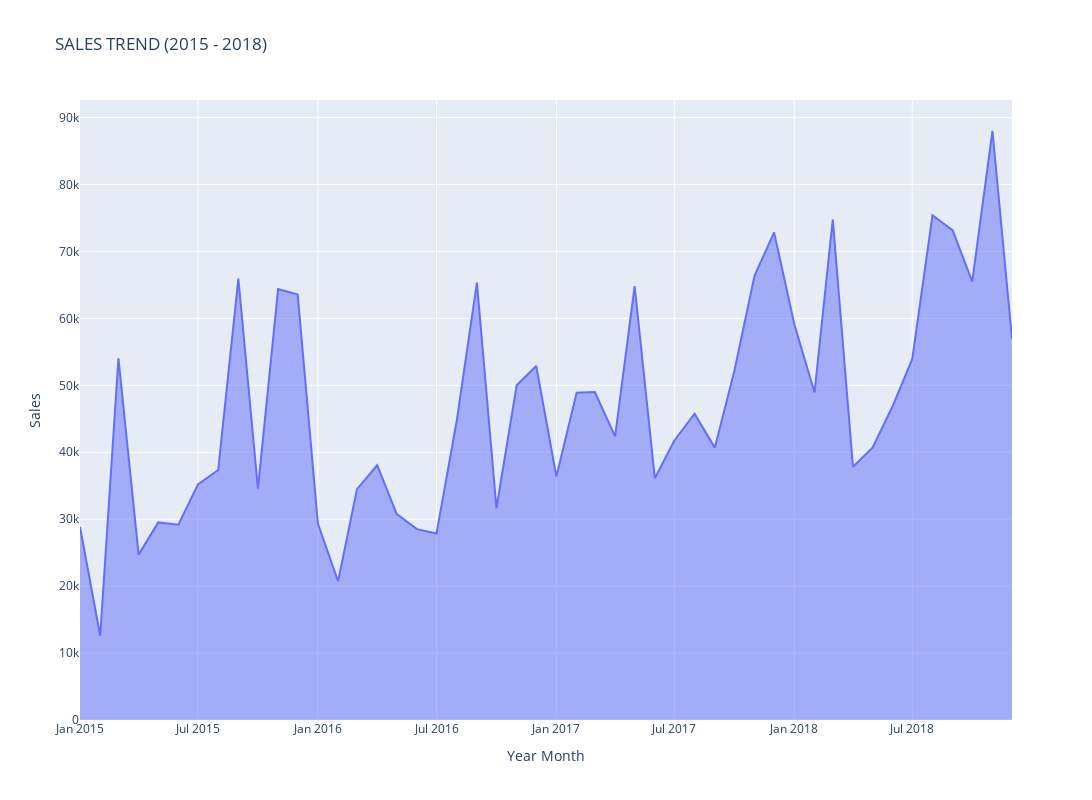

Notebook source saved alongside this figure:
### Code cell
fig = px.area(y=sales_trend['Sales'],x= sales_trend['Year Month'], title = 'SALES TREND (2015 - 2018)',labels={'x':'Year Month','y':'Sales'}, width=2000, height=800)
fig.update_layout(showlegend = False)
fig.show()

### Figure 1 — Plotly figure (JSON) as saved in the notebook; plotly's stock layout.template omitted (floating-point values rounded to 4 significant figures)
{"data": [{"hovertemplate": "Year Month=%{x}<br>Sales=%{y}<extra></extra>", "legendgroup": "", "line": {"color": "#636efa"}, "marker": {"symbol": "circle"}, "mode": "lines", "name": "", "orientation": "v", "showlegend": false, "stackgroup": "1", "type": "scatter", "x": ["2015-01", "2015-02", "2015-03", "2015-04", "2015-05", "2015-06", "2015-07", "2015-08", "2015-09", "2015-10", "2015-11", "2015-12", "2016-01", "2016-02", "2016-03", "2016-04", "2016-05", "2016-06", "2016-07", "2016-08", "2016-09", "2016-10", "2016-11", "2016-12", "2017-01", "2017-02", "2017-03", "2017-04", "2017-05", "2017-06", "2017-07", "2017-08", "2017-09", "2017-10", "2017-11", "2017-12", "2018-01", "2018-02", "2018-03", "2018-04", "2018-05", "2018-06", "2018-07", "2018-08", "2018-09", "2018-10", "2018-11", "2018-12"], "xaxis": "x", "y": [28830.0, 12590.0, 54030.0, 24710.0, 29520.0, 29180.0, 35190.0, 37350.0, 65960.0, 34560.0, 64370.0, 63570.0, 29350.0, 20730.0, 34490.0, 38060.0, 30760.0, 28520.0, 27860.0, 44670.0, 65350.0, 31630.0, 50010.0, 52890.0, 36380.0, 48910.0, 48990.0, 42370.0, 64840.0, 36130.0, 41760.0, 45770.0, 40690.0, 52160.0, 66390.0, 72850.0, 59130.0, 48930.0, 74750.0, 37850.0, 40680.0, 46910.0, 53940.0, 75410.0, 73150.0, 65500.0, 88000.0, 56960.0], "yaxis": "y"}], "layout": {"height": 800, "legend": {"tracegroupgap": 0}, "showlegend": false, "title": {"text": "SALES TREND (2015 - 2018)"}, "width": 2000, "xaxis": {"anchor": "y", "domain": [0.0, 1.0], "title": {"text": "Year Month"}}, "yaxis": {"anchor": "x", "domain": [0.0, 1.0], "title": {"text": "Sales"}}}}
